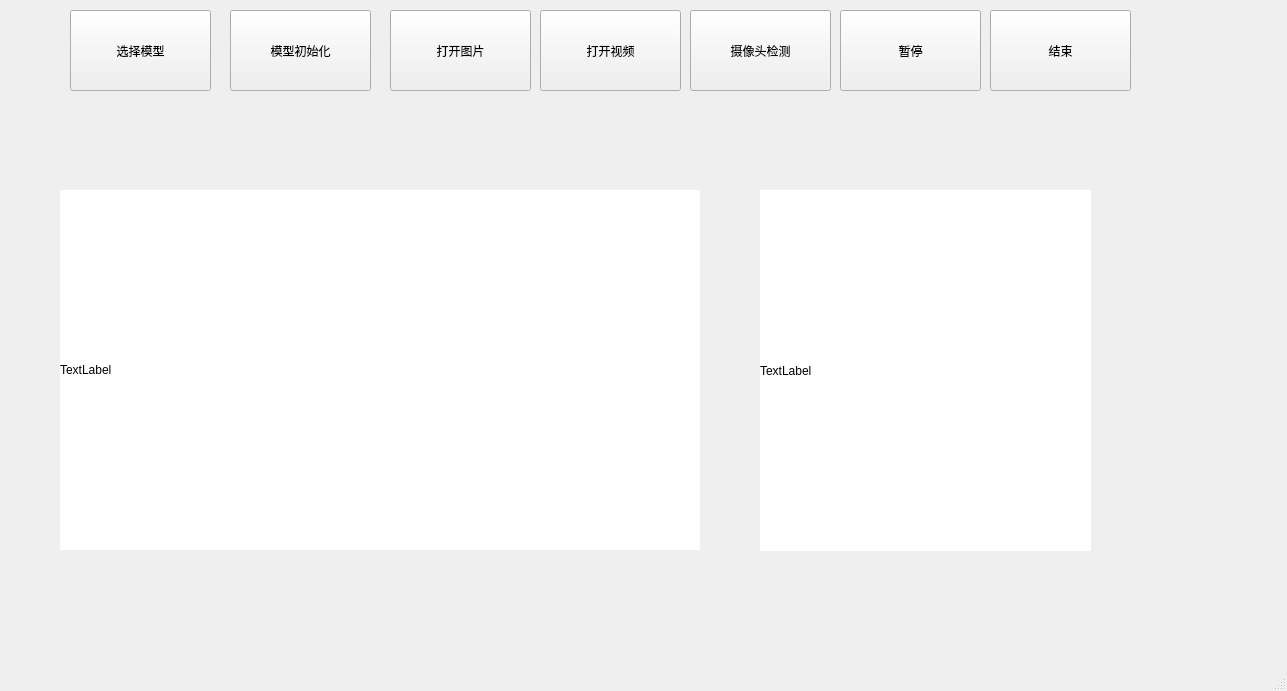
<?xml version="1.0" encoding="UTF-8"?>
<ui version="4.0">
 <class>MainWindow</class>
 <widget class="QMainWindow" name="MainWindow">
  <property name="geometry">
   <rect>
    <x>0</x>
    <y>0</y>
    <width>1287</width>
    <height>691</height>
   </rect>
  </property>
  <property name="windowTitle">
   <string>MainWindow</string>
  </property>
  <widget class="QWidget" name="centralwidget">
   <widget class="QPushButton" name="pushButton_pt">
    <property name="geometry">
     <rect>
      <x>70</x>
      <y>10</y>
      <width>141</width>
      <height>81</height>
     </rect>
    </property>
    <property name="text">
     <string>选择模型</string>
    </property>
   </widget>
   <widget class="QPushButton" name="pushButton_init">
    <property name="geometry">
     <rect>
      <x>230</x>
      <y>10</y>
      <width>141</width>
      <height>81</height>
     </rect>
    </property>
    <property name="text">
     <string>模型初始化</string>
    </property>
   </widget>
   <widget class="QPushButton" name="pushButton_openimg">
    <property name="geometry">
     <rect>
      <x>390</x>
      <y>10</y>
      <width>141</width>
      <height>81</height>
     </rect>
    </property>
    <property name="text">
     <string>打开图片</string>
    </property>
   </widget>
   <widget class="QPushButton" name="pushButton_video">
    <property name="geometry">
     <rect>
      <x>540</x>
      <y>10</y>
      <width>141</width>
      <height>81</height>
     </rect>
    </property>
    <property name="text">
     <string>打开视频</string>
    </property>
   </widget>
   <widget class="QPushButton" name="pushButton_sht">
    <property name="geometry">
     <rect>
      <x>690</x>
      <y>10</y>
      <width>141</width>
      <height>81</height>
     </rect>
    </property>
    <property name="text">
     <string>摄像头检测</string>
    </property>
   </widget>
   <widget class="QPushButton" name="pushButton_stop">
    <property name="geometry">
     <rect>
      <x>840</x>
      <y>10</y>
      <width>141</width>
      <height>81</height>
     </rect>
    </property>
    <property name="text">
     <string>暂停</string>
    </property>
   </widget>
   <widget class="QPushButton" name="pushButton_exit">
    <property name="geometry">
     <rect>
      <x>990</x>
      <y>10</y>
      <width>141</width>
      <height>81</height>
     </rect>
    </property>
    <property name="text">
     <string>结束</string>
    </property>
   </widget>
   <widget class="QLabel" name="label">
    <property name="geometry">
     <rect>
      <x>60</x>
      <y>190</y>
      <width>640</width>
      <height>360</height>
     </rect>
    </property>
    <property name="styleSheet">
     <string notr="true">background-color: rgb(255, 255, 255);</string>
    </property>
    <property name="text">
     <string>TextLabel</string>
    </property>
   </widget>
   <widget class="QLabel" name="label_2">
    <property name="geometry">
     <rect>
      <x>760</x>
      <y>190</y>
      <width>331</width>
      <height>361</height>
     </rect>
    </property>
    <property name="styleSheet">
     <string notr="true">background-color: rgb(255, 255, 255);</string>
    </property>
    <property name="text">
     <string>TextLabel</string>
    </property>
   </widget>
  </widget>
  <widget class="QMenuBar" name="menubar">
   <property name="geometry">
    <rect>
     <x>0</x>
     <y>0</y>
     <width>1287</width>
     <height>25</height>
    </rect>
   </property>
  </widget>
  <widget class="QStatusBar" name="statusbar"/>
 </widget>
 <resources/>
 <connections/>
</ui>
